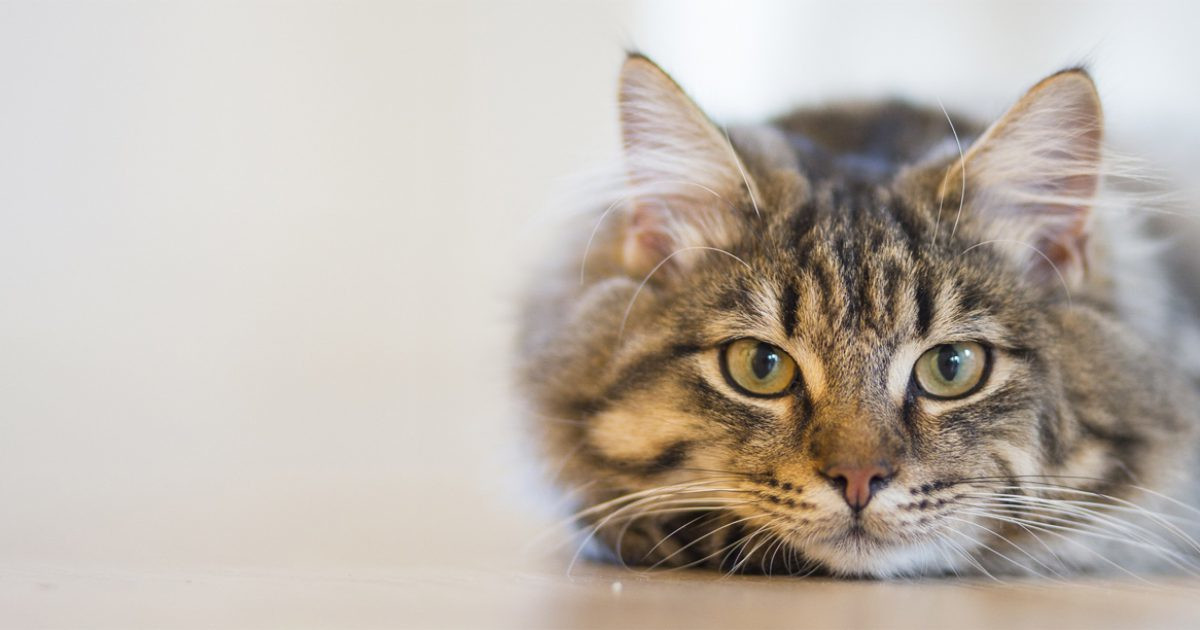
#> input picture cat.jpg, 1200 x 630 px
$ python 07_extract_channel.py
#> lines starting #> are read from the running program, lines starting #| are printed output that depends on the picture
import cv2 as cv
import numpy as np

image = cv.imread('cat.jpg')
#> image is the input picture: shape (630, 1200, 3); mean B, G, R 173.1, 181.9, 190.7
height, width, channel = image.shape
#> height = 630; width = 1200; channel = 3

red = image * [0,0,1]
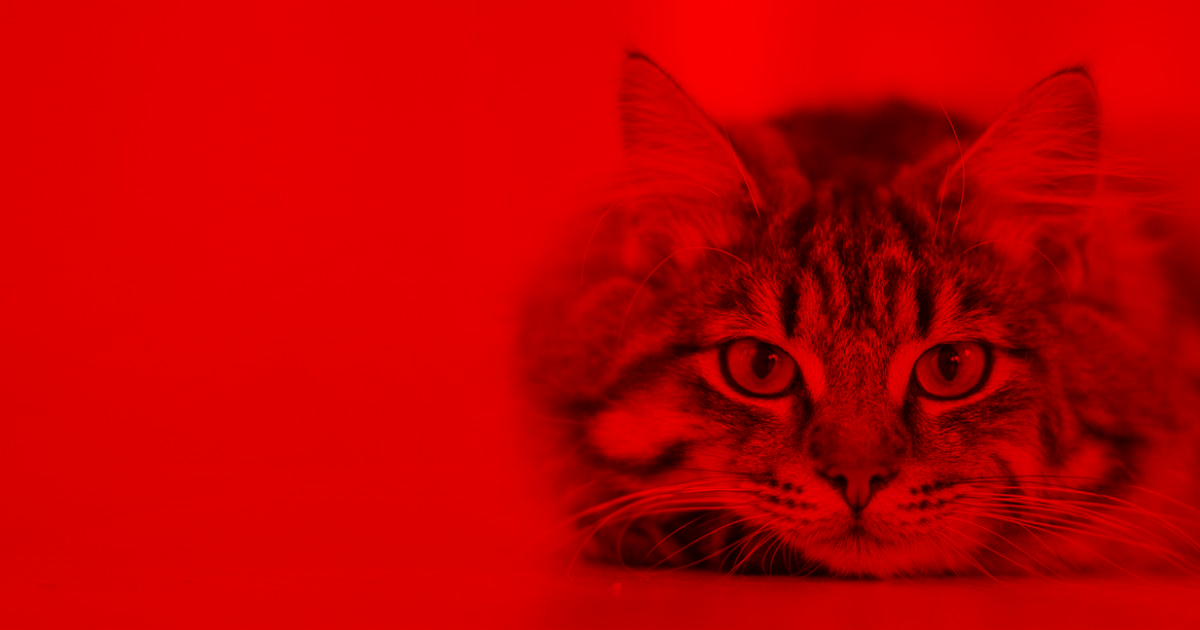
#> red: shape (630, 1200, 3) int64; mean B, G, R 0, 0, 190.7
green = image * [0,1,0]
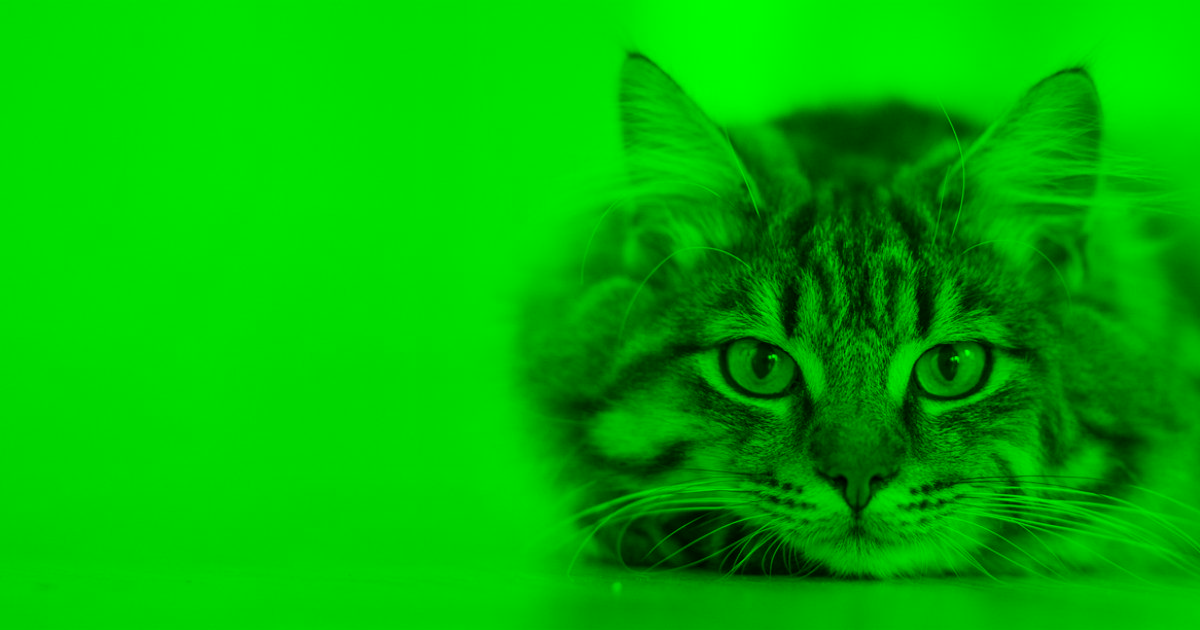
#> green: shape (630, 1200, 3) int64; mean B, G, R 0, 181.9, 0
blue = image * [1,0,0]
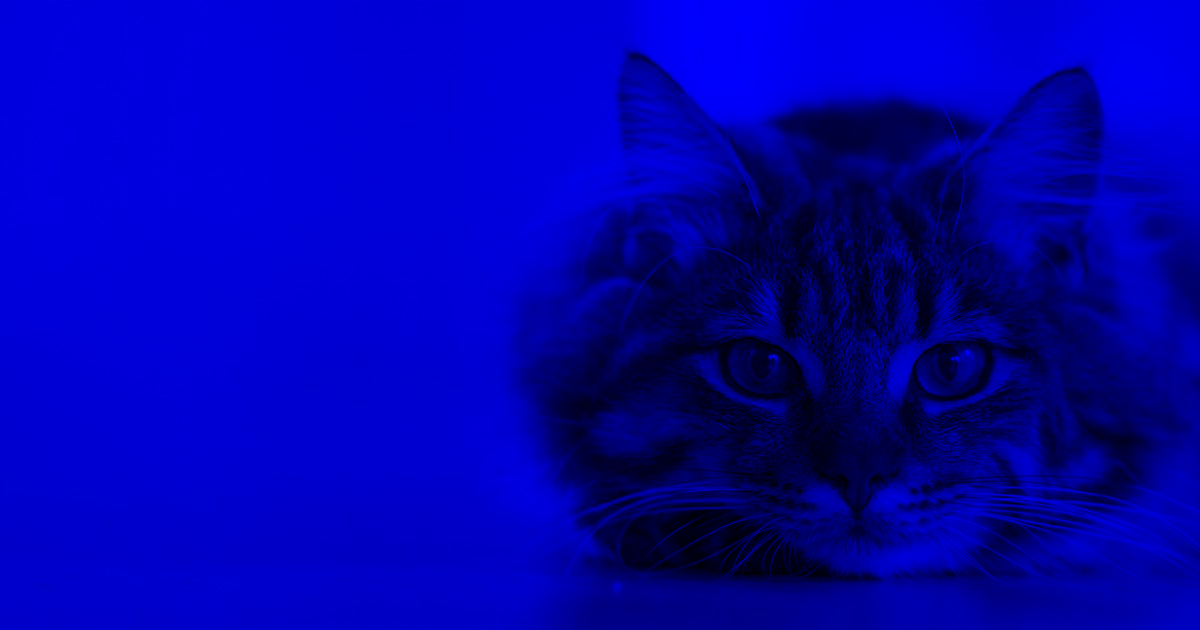
#> blue: shape (630, 1200, 3) int64; mean B, G, R 173.1, 0, 0

red = np.uint8 (red)
green = np.uint8 (green)
blue = np.uint8 (blue)

cv.imshow('red', red)
cv.imshow('green', green)
cv.imshow('blue', blue)
cv.waitKey()
